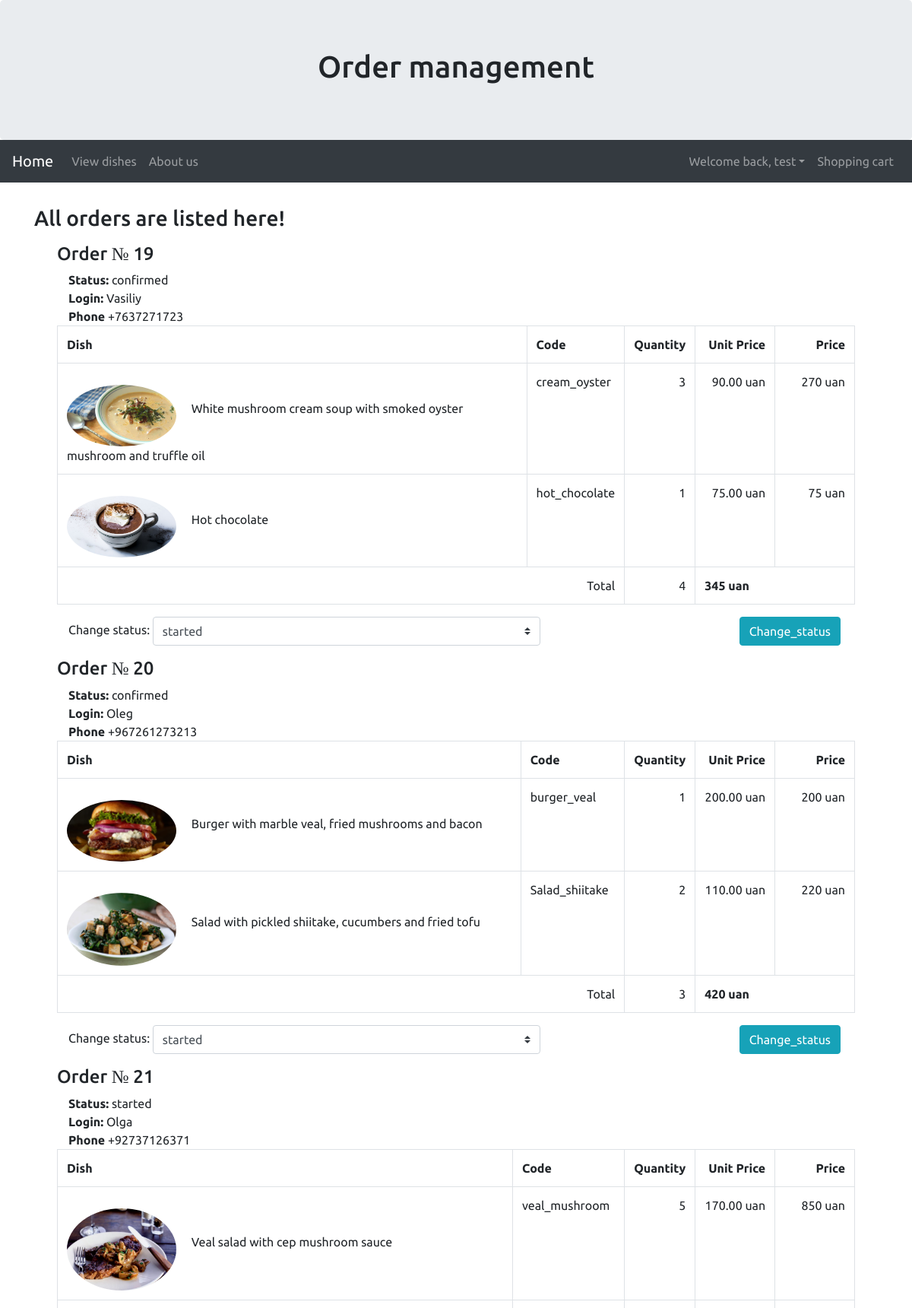
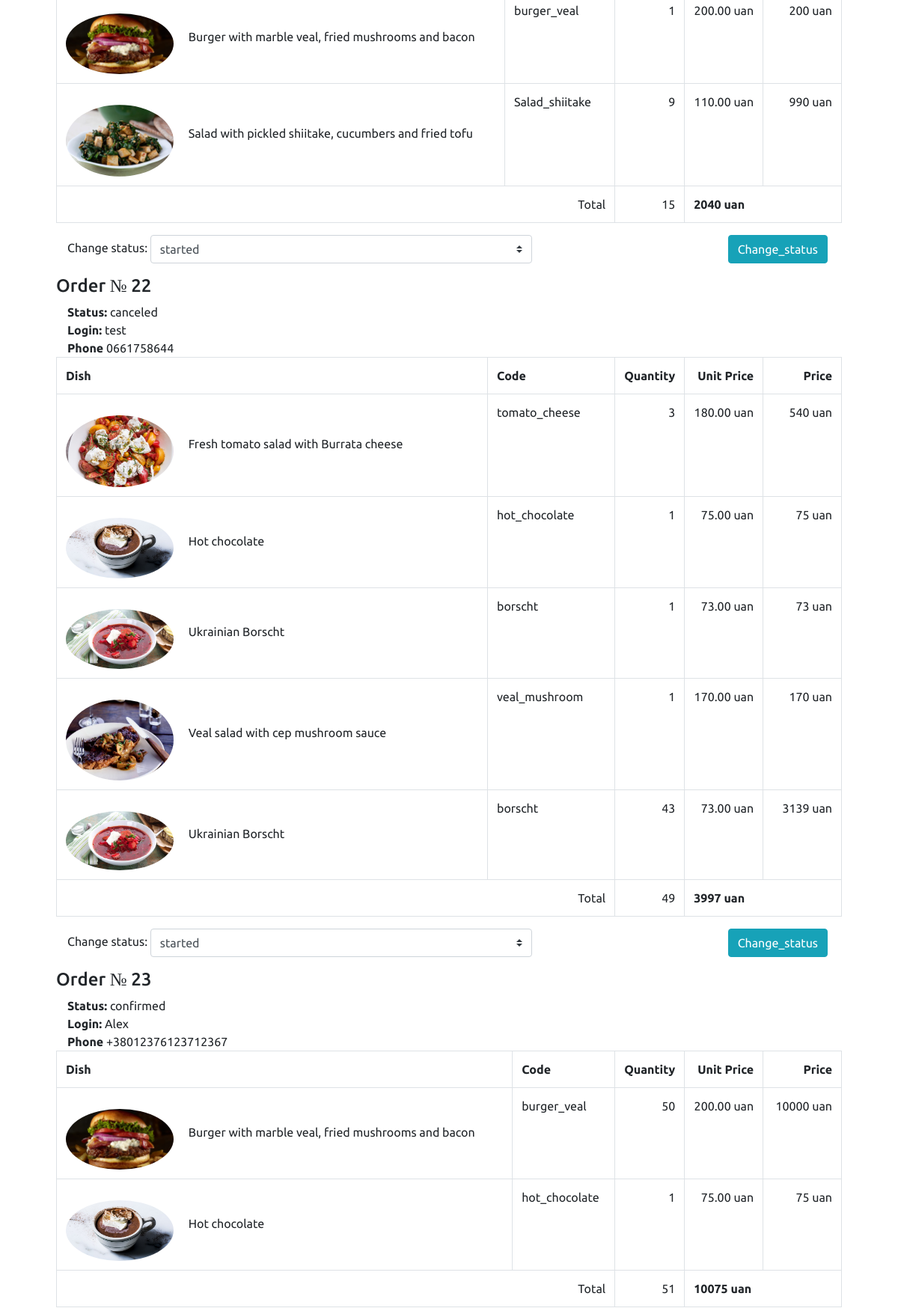
/Orders.php (signed in, upper part), run on the app's committed database (2 pictures, top to bottom).
### tables this page shows
CREATE TABLE `orders` (
  `idOrders` int(11) NOT NULL AUTO_INCREMENT,
  `idStatus` int(11) NOT NULL,
  `idUser` int(11) NOT NULL,
  PRIMARY KEY (`idOrders`,`idStatus`,`idUser`),
  KEY `idStatus_idx` (`idStatus`),
  KEY `idUser_idx` (`idUser`),
  CONSTRAINT `idStatus` FOREIGN KEY (`idStatus`) REFERENCES `status` (`idStatus`),
  CONSTRAINT `idUser` FOREIGN KEY (`idUser`) REFERENCES `users` (`idUser`) ON DELETE CASCADE
);

CREATE TABLE `users` (
  `idUser` int(11) NOT NULL AUTO_INCREMENT,
  `Login` varchar(45) NOT NULL,
  `Password` varchar(45) NOT NULL,
  `Name` varchar(45) DEFAULT NULL,
  `Email` varchar(45) DEFAULT NULL,
  `Phone` varchar(45) DEFAULT NULL,
  `idRole` int(11) NOT NULL DEFAULT '1',
  PRIMARY KEY (`idUser`,`idRole`),
  UNIQUE KEY `Login_UNIQUE` (`Login`),
  KEY `idRole_idx` (`idRole`),
  CONSTRAINT `idRole` FOREIGN KEY (`idRole`) REFERENCES `roles` (`idRole`) ON DELETE CASCADE
);

CREATE TABLE `status` (
  `idStatus` int(11) NOT NULL AUTO_INCREMENT,
  `Name` varchar(45) NOT NULL,
  PRIMARY KEY (`idStatus`)
);

CREATE TABLE `dishes` (
  `idDishes` int(11) NOT NULL AUTO_INCREMENT,
  `idCategory` int(11) NOT NULL,
  `Name` varchar(255) NOT NULL,
  `Code` varchar(45) NOT NULL,
  `Image` text NOT NULL,
  `Price` double(10,2) NOT NULL,
  PRIMARY KEY (`idDishes`,`idCategory`),
  KEY `idCategory_idx` (`idCategory`),
  CONSTRAINT `idCategory` FOREIGN KEY (`idCategory`) REFERENCES `category` (`idCategory`)
);

CREATE TABLE `order_has_dish` (
  `idorder_has_dish` int(11) NOT NULL AUTO_INCREMENT,
  `idOrder` int(11) NOT NULL,
  `idDishes` int(11) NOT NULL,
  `Quantity` int(11) NOT NULL,
  PRIMARY KEY (`idorder_has_dish`,`idDishes`,`idOrder`),
  KEY `idOrder_idx` (`idOrder`),
  KEY `idDishes_idx` (`idDishes`),
  CONSTRAINT `idDishes` FOREIGN KEY (`idDishes`) REFERENCES `dishes` (`idDishes`),
  CONSTRAINT `idOrder` FOREIGN KEY (`idOrder`) REFERENCES `orders` (`idOrders`) ON DELETE CASCADE
);

### conf/database.php (called while the page is built, shortened)
<?php
class Database {
  public function getConnection(){
    $conn = mysqli_connect("localhost","root","Drbk085VTeopiQ45","restaurant") or die("Couldn't connect");
    $this->conn = $conn;
         return $conn;
}
}
 ?>

### Orders.php (the view, shortened to what this page needs)
<!DOCTYPE HTML>
<html>
<head>
  <link rel="stylesheet" href="https://maxcdn.bootstrapcdn.com/bootstrap/4.3.1/css/bootstrap.min.css">
</head>
<body style="height:1500px; font-family:Ubuntu;">
  <div class="jumbotron text-center" style="margin-bottom:0">
    <div class="container">
      <h1>Order management</h1>
    </div>
  </div>
  <nav class="navbar navbar-expand-sm bg-dark navbar-dark sticky-top">
    <a class="navbar-brand" mr-auto href="Restaurant.php">Home</a>
    <div class="collapse navbar-collapse" id="collapsibleNavbar">
      <ul class="navbar-nav">
        <li class="nav-item">
          <a class="nav-link" href="Dishes.php">View dishes</a>
        </li>
        <li class="nav-item">
          <a class="nav-link" href="About_Us.php">About us</a>
        </li>
      </ul>
      <ul class="navbar-nav ml-auto">
        <li class="nav-item dropdown" style="<?php
        if(isset($_SESSION['logged'])){
          if($_SESSION['logged']==false){
            echo "display:none;";
          }else echo "display:block;";
        }
        ?>">
          <a class="nav-link dropdown-toggle" href="#" id="navbardrop" data-toggle="dropdown">Welcome back, <?php echo $_SESSION['user_login'];?></a>
      </li>
        <li class="nav-item">
          <a class="nav-link" href="Shopping_Cart.php">Shopping cart</a>
        </li>
      </ul>
    </div>
  </nav>
  <div class="container" style="margin-top:30px">
    <h3>All orders are listed here!</h3>
    <div class="container">
      <?php
      include_once 'conf/database.php';
      $db_handle = new Database();
      $total_quantity = 0;
      $total_price = 0;
      $query = "SELECT * FROM orders ORDER BY idOrders ASC";
      $stmt = $db_handle->conn->query($query);
      while($row_order = $stmt->fetch_assoc()){
        echo "<div class='container py-2'>
        <h4>Order № $row_order[idOrders]</h4>";
        $query3 = "SELECT * FROM users WHERE idUser=$row_order[idUser]";
        $stmt3 = $db_handle->conn->query($query3);
        while($row_users = $stmt3->fetch_assoc()){
          echo "<div class='container'>";
          $query4 = "SELECT Name FROM status WHERE idStatus=$row_order[idStatus]";
          $stmt4 = $db_handle->conn->query($query4);
          $temp = $stmt4->fetch_assoc();
          echo "<strong>Status:</strong>
          $temp[Name] </br>
          <strong>Login:</strong>
          $row_users[Login] </br>
          <strong>Phone</strong>
          $row_users[Phone]
          </div>
          ";
        }
        echo "<div class='table-responsive-md'>";
        $query1 = "SELECT * FROM order_has_dish WHERE idOrder = $row_order[idOrders]";
        $stmt1 = $db_handle->conn->query($query1);
        echo "<table class='table table-bordered'
        <tbody>
        <tr>
          <th style='text-align:left;'>Dish</th>
          <th style='text-align:left;'>Code</th>
          <th style='text-align:right;' width='5%'>Quantity</th>
          <th style='text-align:right;' width='10%'>Unit Price</th>
          <th style='text-align:right;' width='10%'>Price</th>
        </tr>";
          while($row_has_dish = $stmt1->fetch_assoc()){
            $query2 = "SELECT Name, Image, Code, Price FROM dishes WHERE idDishes=$row_has_dish[idDishes]";
            $stmt2 = $db_handle->conn->query($query2);
            while($row_dishes = $stmt2->fetch_assoc()){
              echo "<tr>
              <td>
              <img src=$row_dishes[Image] class='mr-3 mt-3 rounded-circle' style='width:144px'>
              $row_dishes[Name]
              </td>
              <td>
              $row_dishes[Code]
              </td>
              <td style='text-align:right;'>
              $row_has_dish[Quantity]
              </td>
              <td style='text-align:right;'>
              $row_dishes[Price] uan
              </td>
              <td style='text-align:right;'>";
              echo $row_has_dish['Quantity']*$row_dishes['Price']. " uan";
              echo "</td>
              </tr>";
              $total_quantity+=$row_has_dish['Quantity'];
              $total_price+=$row_has_dish['Quantity']*$row_dishes['Price'];
            }
          }
          echo "
            <tr>
            <td colspan='2' align='right'>Total</td>
            <td align='right'>$total_quantity</td>
            <td colspan='2' aligh='right'><strong>$total_price uan</strong></td>
            </tr>
          ";
          echo
          "</tbody>
          </table>
          </div>";
        $total_quantity = 0;
        $total_price = 0;
        echo "
        <div class='container'>
        <form action=";
        echo htmlentities($_SERVER['PHP_SELF']);
        echo " method='post'>
        <textarea style='display:none;' name='id_order'>$row_order[idOrders]</textarea>
        Change status:
        <select name='status_select' class='custom-select form-control' style='width:50%'>";
        $query5 = "SELECT Name FROM status";
        $stmt5 = $db_handle->conn->query($query5);
        while($row_status = $stmt5->fetch_assoc()){
          echo "<option value='$row_status[Name]'>$row_status[Name]</option>";
        }
        echo "</select>
          <input type='submit' class='float-right btn btn-info mr-1 form control' name='change_status' id='change_status' value='Change_status'>
        </form>
        </div></div>";
      }
       ?>
    </div>
  </div>
</body>
</html>

### data on the page
orders: idOrders "19", total_quantity "4", total_price "345"
users: status.Name "confirmed", Login "Vasiliy", Phone "+7637271723"
order_has_dish: Quantity "3", $row_has_dish['Quantity']*$row_dishes['Price'] "270"
dishes: Image (picture), Name "White mushroom cream soup with smoked oyster mushroom and truffle oil", Code "cream_oyster", Price "90.00"
order_has_dish: Quantity "1", $row_has_dish['Quantity']*$row_dishes['Price'] "75"
dishes: Image (picture), Name "Hot chocolate", Code "hot_chocolate", Price "75.00"
orders: idOrders "20", total_quantity "3", total_price "420"
users: status.Name "confirmed", Login "Oleg", Phone "+967261273213"
order_has_dish: Quantity "1", $row_has_dish['Quantity']*$row_dishes['Price'] "200"
dishes: Image (picture), Name "Burger with marble veal, fried mushrooms and bacon", Code "burger_veal", Price "200.00"
order_has_dish: Quantity "2", $row_has_dish['Quantity']*$row_dishes['Price'] "220"
dishes: Image (picture), Name "Salad with pickled shiitake, cucumbers and fried tofu", Code "Salad_shiitake", Price "110.00"
orders: idOrders "21", total_quantity "15", total_price "2040"
users: status.Name "started", Login "Olga", Phone "+92737126371"
order_has_dish: Quantity "5", $row_has_dish['Quantity']*$row_dishes['Price'] "850"
dishes: Image (picture), Name "Veal salad with cep mushroom sauce", Code "veal_mushroom", Price "170.00"
order_has_dish: Quantity "1", $row_has_dish['Quantity']*$row_dishes['Price'] "200"
order_has_dish: Quantity "9", $row_has_dish['Quantity']*$row_dishes['Price'] "990"
orders: idOrders "22", total_quantity "49", total_price "3997"
users: status.Name "canceled", Login "test", Phone "0661758644"
order_has_dish: Quantity "3", $row_has_dish['Quantity']*$row_dishes['Price'] "540"
dishes: Image (picture), Name "Fresh tomato salad with Burrata cheese", Code "tomato_cheese", Price "180.00"
order_has_dish: Quantity "1", $row_has_dish['Quantity']*$row_dishes['Price'] "75"
order_has_dish: Quantity "1", $row_has_dish['Quantity']*$row_dishes['Price'] "73"
dishes: Image (picture), Name "Ukrainian Borscht", Code "borscht", Price "73.00"
order_has_dish: Quantity "1", $row_has_dish['Quantity']*$row_dishes['Price'] "170"
order_has_dish: Quantity "43", $row_has_dish['Quantity']*$row_dishes['Price'] "3139"
orders: idOrders "23", total_quantity "51", total_price "10075"
users: status.Name "confirmed", Login "Alex", Phone "+38012376123712367"
order_has_dish: Quantity "50", $row_has_dish['Quantity']*$row_dishes['Price'] "10000"
order_has_dish: Quantity "1", $row_has_dish['Quantity']*$row_dishes['Price'] "75"

### other printed values
$_SESSION['user_login'] "test"
form field status_select "started"
